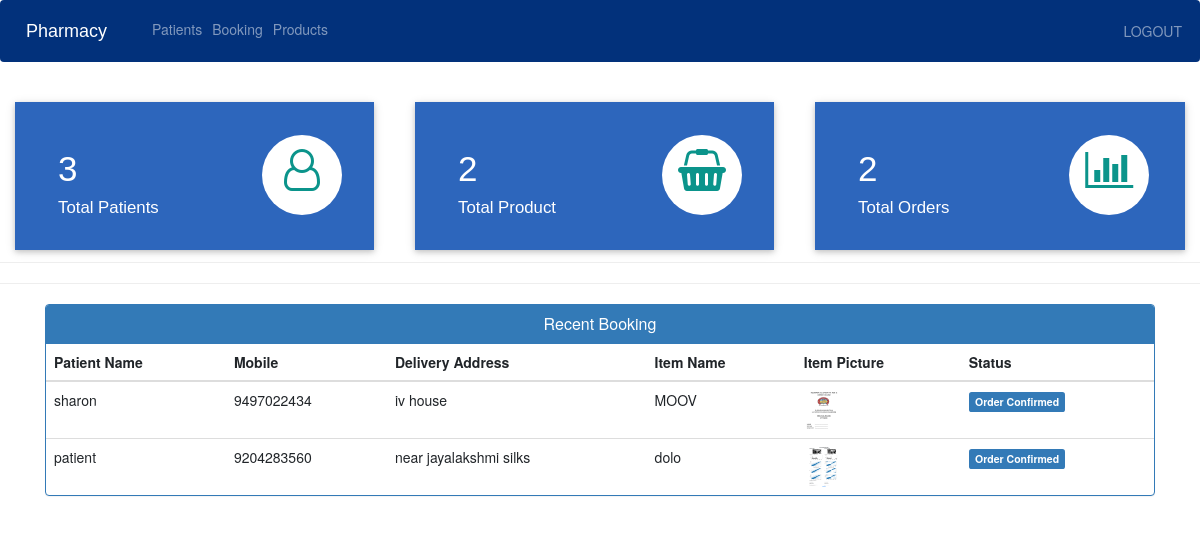
/pharmacy-home, run on the app's committed database.
### hospital/models.py (models this page shows, shortened)
class Product(models.Model):
    name=models.CharField(max_length=40)
    product_image= models.ImageField(upload_to='product_image/',null=True,blank=True)
    price = models.PositiveIntegerField()
    description=models.CharField(max_length=40)

class Orders(models.Model):
    STATUS =(
        ('Order Confirmed','Order Confirmed'),
        ('Delivered','Delivered'),
    )
    patient=models.ForeignKey('Patient', on_delete=models.CASCADE,null=True)
    product=models.ForeignKey('Product',on_delete=models.CASCADE,null=True)
    email = models.CharField(max_length=50,null=True)
    address = models.CharField(max_length=500,null=True)
    mobile = models.CharField(max_length=20,null=True)
    order_date= models.DateField(auto_now_add=True,null=True)
    status=models.CharField(max_length=50,null=True,choices=STATUS)

class Patient(models.Model):
    user=models.OneToOneField(User,on_delete=models.CASCADE)
    profile_pic= models.ImageField(upload_to='profile_pic/PatientProfilePic/',null=True,blank=True)
    address = models.CharField(max_length=40)
    mobile = models.CharField(max_length=20,null=False)
    symptoms = models.CharField(max_length=100,null=False)
    assignedDoctorId = models.PositiveIntegerField(null=True)
    admitDate=models.DateField(auto_now=True)
    status=models.BooleanField(default=False)

### hospital/views.py (the view)
# urls.py: path('pharmacy-home', views.pharmacy_home,name='pharmacy-home'),
def pharmacy_home(request):
    customercount = models.Patient.objects.all().count()
    productcount = models.Product.objects.all().count()
    ordercount = models.Orders.objects.all().count()
    orders = models.Orders.objects.all().order_by('-id')
    ordered_products = []
    ordered_bys = []
    for order in orders:
        ordered_product = models.Product.objects.filter(id=order.product.id).first()
        if order.patient:
            ordered_by = models.Patient.objects.filter(id=order.id).first()
        else:
            ordered_by = None
        ordered_products.append(ordered_product)
        ordered_bys.append(ordered_by)
    mydict = {
        'customercount': customercount,
        'productcount': productcount,
        'ordercount': ordercount,
        'data': zip(ordered_products, ordered_bys, orders),
    }
    return render(request, 'hospital/pharmacy_home.html', context=mydict)

### templates/hospital/pharmacy_home.html
{% extends 'hospital/pharmacy_base.html' %}
{% load static %}
{% block content %}
<br>
{% include 'hospital/pharmacy_dashboard_cards.html' %}
<br><br><br><br><br>
<hr><hr>
<div class="container">
    <div class="panel panel-primary">
        <div class="panel-heading" style="text-align:center;">
            <h6 class="panel-title">Recent Booking</h6>
        </div>
        <table class="table table-hover" id="dev-table">
            <thead>
                <tr>
                    <th>Patient Name</th>
                    <th>Mobile</th>
                    <th>Delivery Address</th>
                    <th>Item Name</th>
                    <th>Item Picture</th>
                    <th>Status</th>
                </tr>
            </thead>
            <tbody>
                {% for product, customer, order in data %}
                <tr>
                    <td>{{ order.patient.user.username }}</td>
                    <td>{{ order.patient.mobile }}</td>
                    <td>{{ order.address }}</td>
                    <td>{{ product.name }}</td>
                    <td><img src="{% static product.product_image.url %}" alt="Item Picture" height="40px" width="40px" /></td>
                    <td>
                        {% if order.status == 'Pending' %}
                            <span class="label label-info">{{ order.status }}</span>
                        {% elif order.status == 'Delivered' %}
                            <span class="label label-success">{{ order.status }}</span>
                        {% elif order.status == 'Out for Delivery' %}
                            <span class="label label-warning">{{ order.status }}</span>
                        {% else %}
                            <span class="label label-primary">{{ order.status }}</span>
                        {% endif %}
                    </td>
                </tr>
                {% endfor %}
            </tbody>
        </table>
    </div>
</div>
{% endblock content %}

### data on the page
Product: patient.user.username "sharon", patient.mobile "9497022434", address "iv house", name "MOOV", product_image (picture), status "Order Confirmed"
Product: patient.user.username "patient", patient.mobile "9204283560", address "near jayalakshmi silks", name "dolo", product_image (picture), status "Order Confirmed"

### other printed values
{{ customercount }} "3"
{{ productcount }} "2"
{{ ordercount }} "2"
